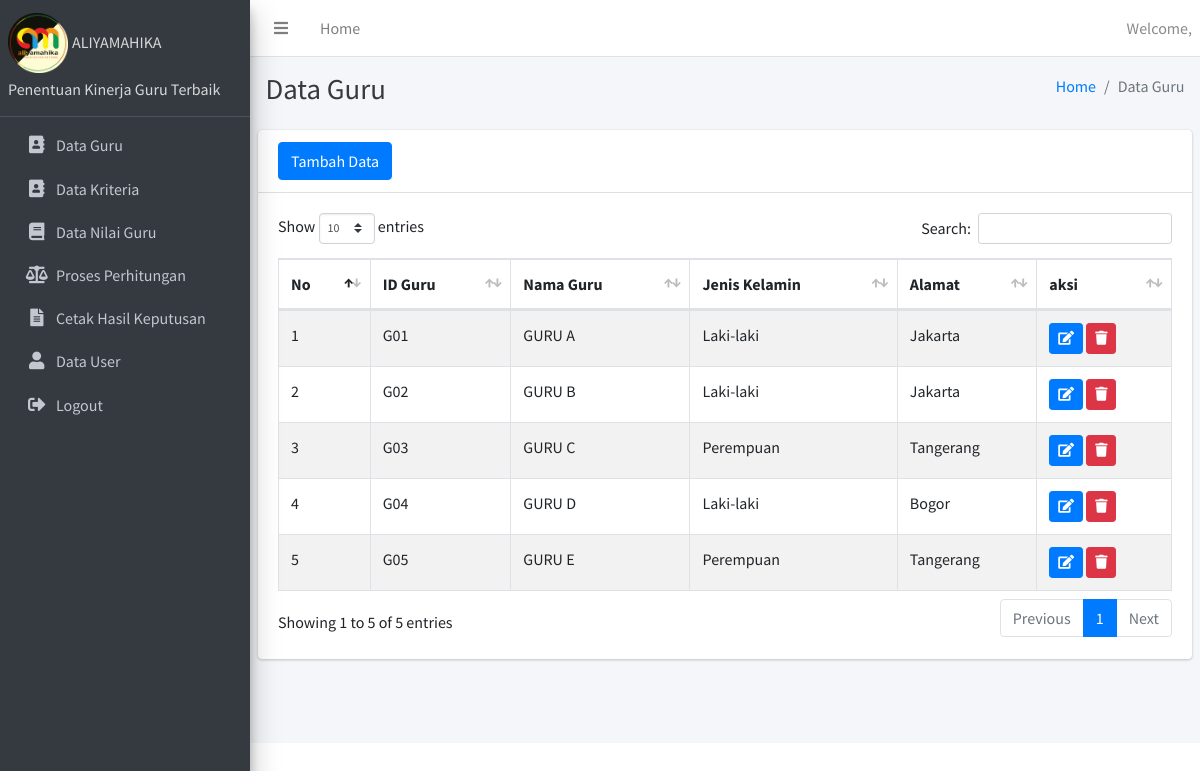
Screenshot of /dashboard.php?module=data_guru with the database file from the repository.
### tables this page shows
CREATE TABLE `guru` (
  `id_guru` varchar(10) NOT NULL,
  `nm_guru` varchar(20) DEFAULT NULL,
  `jenkel` varchar(20) DEFAULT NULL,
  `alamat` varchar(50) NOT NULL
);

### modul/alternatif/data_guru.php (the view, shortened to what this page needs)
<div class="content-header">
	<div class="container-fluid">
		<div class="row mb-2">
			<div class="col-sm-6">
				<h1 class="m-0 text-dark">Data Guru</h1>
			</div>
			<div class="col-sm-6">
				<ol class="breadcrumb float-sm-right">
					<li class="breadcrumb-item"><a href="?module=home">Home</a></li>
					<li class="breadcrumb-item active">Data Guru</li>
				</ol>
			</div>
		</div>
	</div>
</div>
<section class="content">
	<div class="row">
		<div class="col-12">
			<div class="card">
				<div class="card-header">
					<a href="?module=input_guru" class="btn btn-primary">Tambah Data</a>
				</div>
				<div class="card-body">
					<table id="example1" class="table table-bordered table-striped">
						<thead>
							<tr>
								<th>No</th>
								<th>ID Guru</th>
								<th>Nama Guru</th>
								<th>Jenis Kelamin</th>
								<th>Alamat</th>
								<th>aksi</th>
							</tr>
						</thead>
						<tbody>
							<?php
							$sql =  mysqli_query($koneksi, "SELECT * FROM guru");
							$no = 1;
							while ($row = mysqli_fetch_assoc($sql)) {
							?>
								<tr>
									<td><?php echo $no ?></td>
									<td><?php echo $row['id_guru']; ?></td>
									<td><?php echo $row['nm_guru']; ?></td>
									<td><?php echo $row['jenkel']; ?></td>
									<td><?php echo $row['alamat']; ?></td>
									<td>
										<a href="?module=edit_guru&id_guru=<?php echo $row['id_guru']; ?>" title="Edit Data" class="btn btn-primary btn-sm">
											<i class="nav-icon fas fa-edit"></i>
										</a>
										<a href="?module=data_guru&aksi=delete&id_guru=<?php echo $row['id_guru']; ?>" title="Hapus Data" onclick="return confirm('Anda yakin akan menghapus data <?php echo $row['nm_guru']; ?>?')" class="btn btn-danger btn-sm">
											<i class="nav-icon fas fa-trash"></i>
										</a>
									</td>
								</tr>
							<?php
								$no++;
							}
							?>
						</tbody>
					</table>
				</div>
			</div>
		</div>
	</div>
</section>

### rows the page displays
guru: id_guru "G01", nm_guru "GURU A", jenkel "Laki-laki", alamat "Jakarta"
guru: id_guru "G02", nm_guru "GURU B", jenkel "Laki-laki", alamat "Jakarta"
guru: id_guru "G03", nm_guru "GURU C", jenkel "Perempuan", alamat "Tangerang"
guru: id_guru "G04", nm_guru "GURU D", jenkel "Laki-laki", alamat "Bogor"
guru: id_guru "G05", nm_guru "GURU E", jenkel "Perempuan", alamat "Tangerang"
